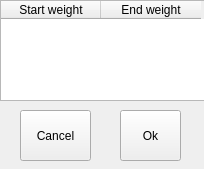
<?xml version="1.0" encoding="UTF-8"?>
<ui version="4.0">
 <class>weight_form</class>
 <widget class="QMainWindow" name="weight_form">
  <property name="geometry">
   <rect>
    <x>0</x>
    <y>0</y>
    <width>204</width>
    <height>169</height>
   </rect>
  </property>
  <property name="sizePolicy">
   <sizepolicy hsizetype="Fixed" vsizetype="Fixed">
    <horstretch>0</horstretch>
    <verstretch>0</verstretch>
   </sizepolicy>
  </property>
  <property name="windowTitle">
   <string>MainWindow</string>
  </property>
  <widget class="QWidget" name="centralwidget">
   <widget class="QTableWidget" name="table_weight">
    <property name="geometry">
     <rect>
      <x>0</x>
      <y>0</y>
      <width>211</width>
      <height>101</height>
     </rect>
    </property>
    <attribute name="horizontalHeaderDefaultSectionSize">
     <number>100</number>
    </attribute>
    <attribute name="verticalHeaderVisible">
     <bool>false</bool>
    </attribute>
    <column>
     <property name="text">
      <string>Start weight</string>
     </property>
    </column>
    <column>
     <property name="text">
      <string>End weight</string>
     </property>
    </column>
   </widget>
   <widget class="QPushButton" name="btn_cancel">
    <property name="geometry">
     <rect>
      <x>20</x>
      <y>110</y>
      <width>71</width>
      <height>51</height>
     </rect>
    </property>
    <property name="text">
     <string>Cancel</string>
    </property>
   </widget>
   <widget class="QPushButton" name="btn_ok">
    <property name="geometry">
     <rect>
      <x>120</x>
      <y>110</y>
      <width>61</width>
      <height>51</height>
     </rect>
    </property>
    <property name="text">
     <string>Ok</string>
    </property>
   </widget>
  </widget>
 </widget>
 <resources/>
 <connections/>
</ui>
